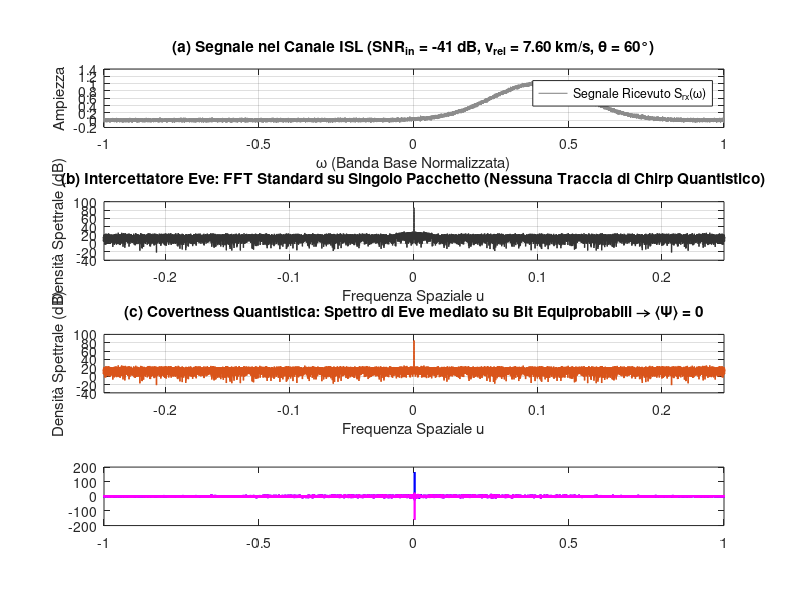

This chart was generated by the following MATLAB code: (Note: this script raises an error after producing the figure.)
% =========================================================================
% SIMULAZIONE AVANZATA LINK INTERSATELLITARE QUANTUM COVERT (LEO-LEO ISL)
% Modello: Ione 27Al+ | Quantum Time Dilation & Chirp De-dispersion (FrFT)
% =========================================================================
clc; clear; close all;
%% ========================================================================
% FASE 1: CINEMATICA ISL E LINK BUDGET OTTICO SPAZIALE
% =========================================================================
disp('--- FASE 1: Cinematica LEO-LEO e Link Budget Intersatellitare ---');
% Costanti Fisiche Fondamentali
c = 3e8;                    % Velocità della luce (m/s)
lambda_0 = 267e-9;          % Transizione UV ione 27Al+ (267 nm)
h_planck = 6.626e-34;       % Costante di Planck (J*s)
E_fotone = h_planck * (c / lambda_0); % Energia singolo fotone (~7.44e-19 J)
% Parametri Orbitali Intersatellitari (Configurazione Walker-Star)
v_orbita = 7.6e3;           % Velocità orbitale singolo satellite (7.6 km/s)
Distanza_ISL = 300e3;       % Link distance ISL (300 km)
theta_deg = 60;             % Angolo di incrocio tra piani orbitali
theta_rad = deg2rad(theta_deg);
% Velocità Relativa LOS
v_rel = 2 * v_orbita * sin(theta_rad / 2); % ~7.60 km/s a 60°
% Parametri Ottici dei Terminali ISL
D_tx = 0.20;                % Telescopio Alice (200 mm)
D_rx = 0.30;                % Telescopio Bob (300 mm)
P_tx_laser = 100e-3;        % Potenza di pompaggio laser (100 mW)
% Guadagni Ottici e Attenuazione Geometrica nello Spazio Libero
G_tx = (pi * D_tx / lambda_0)^2;
G_rx = (pi * D_rx / lambda_0)^2;
FSPL = (4 * pi * Distanza_ISL / lambda_0)^2;
P_rx = P_tx_laser * (G_tx * G_rx) / FSPL;
disp(['Link ISL Distance: ', num2str(Distanza_ISL/1000), ' km']);
disp(['Velocità Relativa (v_rel): ', num2str(v_rel/1000, '%.2f'), ' km/s']);
disp(['Potenza Ottica Ricevuta Teorica: ', num2str(P_rx, '%.3e'), ' W']);
%% ========================================================================
% FASE 2: FISICA ATOMICA E GENERAZIONE SEGNALE QUANTISTICO (ALICE)
% =========================================================================
disp('--- FASE 2: Generazione Segnale Atomico e Modulazione di Fase ---');
% Griglia di Simulazione in Banda Base Normalizzata
N_campioni = 100000;         % Risoluzione ad alta densità
omega = linspace(-1, 1, N_campioni);
% Parametri Chirp Quantistico (Grochowski et al. 2021)
c_chirp = 300 * pi;          % Chirp rate (rad/s^2 normalizzato)
offset_quantistico = 100 * pi; % Termine di disassamento atomico
% Fase Quantistica Totale (Dispersione Quadratica)
Phi_totale = c_chirp * (omega.^2) + offset_quantistico * omega;
% Generazione di entrambi i simboli (Bit 0 -> phi=0, Bit 1 -> phi=pi)
I_quant = 1e-5;
S_atomico_bit0 = I_quant * cos(Phi_totale + 0);    % Simbolo Bit 0
S_atomico_bit1 = I_quant * cos(Phi_totale + pi);   % Simbolo Bit 1
%% ========================================================================
% FASE 3: TRASMISSIONE NEL CANALE ISL, DOPPLER E RUMORE (COVERAGE -41 dB)
% =========================================================================
disp('--- FASE 3: Iniezione nel Canale Spaziale ed Effetto Doppler ---');
% Shift Doppler Cinematico Relativo
shift_fisico_reale = v_rel / c; 
K_doppler_grafico = 1.578e4; 
Shift_Orbitale = shift_fisico_reale * K_doppler_grafico; % ~0.40
% Profilo Termico/Gaussiano di Fondo (Doppler Broadening classico)
sigma_doppler = 0.15; 
S_classico = exp(-((omega - Shift_Orbitale).^2) / (2 * sigma_doppler^2));
% Traslazione del segnale quantistico (trasportato dalla sorgente mobile)
Phi_shiftata = c_chirp * ((omega - Shift_Orbitale).^2) + ...
               offset_quantistico * (omega - Shift_Orbitale);
S_quant_tx0 = I_quant * cos(Phi_shiftata + 0);
S_quant_tx1 = I_quant * cos(Phi_shiftata + pi);
% Normalizzazione Potenza per Covertness Energetica (SNR = -41 dB)
SNR_target_dB = -41;
Potenza_Classica = mean(S_classico.^2);
Potenza_Target = Potenza_Classica * 10^(SNR_target_dB / 10);
Fattore_Scala = sqrt(Potenza_Target / mean(S_quant_tx0.^2));
S_quant_tx0 = S_quant_tx0 * Fattore_Scala;
S_quant_tx1 = S_quant_tx1 * Fattore_Scala;
% Rumore di canale (Fondo cosmico / Solare / Shot Noise)
rng(42); % Riproducibilità del rumore AWGN
Rumore_Spaziale = 0.02 * randn(1, N_campioni);
% Segnali totali ricevuti nel canale per Bit 0 e Bit 1
S_rx_bit0 = S_classico + S_quant_tx0 + Rumore_Spaziale;
S_rx_bit1 = S_classico + S_quant_tx1 + Rumore_Spaziale;
%% ========================================================================
% FASE 4: RICEVITORE DI BOB (Tracking, Clutter Rejection, FrFT De-Chirp)
% =========================================================================
disp('--- FASE 4: Demodulazione Coerente di Bob ---');
% 1. Doppler Tracking (Spostamento del centro banda tramite effemeridi)
S_centrato_bit0 = interp1(omega, S_rx_bit0, omega + Shift_Orbitale, 'linear', 0);
S_centrato_bit1 = interp1(omega, S_rx_bit1, omega + Shift_Orbitale, 'linear', 0);
% 2. Clutter Rejection (Rimozione inviluppo lento classico)
S_clean_bit0 = S_centrato_bit0 - movmean(S_centrato_bit0, 1000);
S_clean_bit1 = S_centrato_bit1 - movmean(S_centrato_bit1, 1000);
% 3. De-Chirping Operatore FrFT: exp(-i * c_chirp * omega^2)
Chiave_FrFT = exp(-1i * (c_chirp * (omega.^2)));
% 4. Compressione Spettrale (Fourier Frazionaria)
Y_Bob_bit0 = fftshift(fft(S_clean_bit0 .* Chiave_FrFT));
Y_Bob_bit1 = fftshift(fft(S_clean_bit1 .* Chiave_FrFT));
Picco_Bob_bit0 = real(Y_Bob_bit0);
Picco_Bob_bit1 = real(Y_Bob_bit1);
% Metriche di decisione (Processing Gain)
[val_max_0, idx_max_0] = max(Picco_Bob_bit0);
[val_min_1, idx_min_1] = min(Picco_Bob_bit1);
rumore_rms = std(Picco_Bob_bit0([1:10000, end-10000:end]));
SNR_post_Bob_dB = 20*log10(abs(val_max_0) / rumore_rms);
disp(['Processing Gain: Segnale recuperato a SNR = +', num2str(SNR_post_Bob_dB, '%.2f'), ' dB']);
%% ========================================================================
% FASE 5: INTERCETTORE EVE (FFT Classica e Analisi Statistica di Ensemble)
% =========================================================================
disp('--- FASE 5: Analisi Intercettatore Eve ---');
% 1. Eve su singolo frame (spettro FFT standard non de-chirpato)
Y_Eve_single = fftshift(fft(S_rx_bit0));
Spec_Eve_single_dB = 20*log10(abs(Y_Eve_single) + eps);
% 2. Eve media statistica su molti simboli (Covertness Quantistica)
% Con bit equiprobabili (p=0.5), i termini quantistici opposti si elidono esattamente:
S_Eve_ensemble = 0.5 * S_rx_bit0 + 0.5 * S_rx_bit1;
Y_Eve_ensemble = fftshift(fft(S_Eve_ensemble));
Spec_Eve_ensemble_dB = 20*log10(abs(Y_Eve_ensemble) + eps);
%% ========================================================================
% FASE 6: REPORT GRAFICO AD ALTA DEFINIZIONE PER LA TESI
% =========================================================================
disp('--- FASE 6: Generazione Grafici ---');
figure('Name', 'Analisi Completa Quantum Covert ISL', 'Color', 'w', 'Position', [80, 50, 1000, 850]);
u_axis = linspace(-1, 1, N_campioni);
% Sottografico 1: Canale Spaziale Grezzo
subplot(4, 1, 1);
plot(omega, S_rx_bit0, 'Color', [0.55 0.55 0.55], 'LineWidth', 0.8);
title(['(a) Segnale nel Canale ISL (SNR_{in} = -41 dB, v_{rel} = ', num2str(v_rel/1000, '%.2f'), ' km/s, \theta = 60°)']);
xlabel('\omega (Banda Base Normalizzata)'); ylabel('Ampiezza');
legend('Segnale Ricevuto S_{rx}(\omega)', 'Location', 'northeast');
grid on;
% Sottografico 2: Spettro Intercettatore Eve (Singolo Shot)
subplot(4, 1, 2);
plot(u_axis, Spec_Eve_single_dB, 'Color', [0.2 0.2 0.2], 'LineWidth', 0.9);
title('(b) Intercettatore Eve: FFT Standard su Singolo Pacchetto (Nessuna Traccia di Chirp Quantistico)');
xlabel('Frequenza Spaziale u'); ylabel('Densità Spettrale (dB)');
xlim([-0.25 0.25]); grid on;
% Sottografico 3: Spettro Intercettatore Eve (Media di Ensemble)
subplot(4, 1, 3);
plot(u_axis, Spec_Eve_ensemble_dB, 'Color', [0.85 0.33 0.1], 'LineWidth', 1.0);
title('(c) Covertness Quantistica: Spettro di Eve mediato su Bit Equiprobabili \rightarrow \langle\Psi\rangle = 0');
xlabel('Frequenza Spaziale u'); ylabel('Densità Spettrale (dB)');
xlim([-0.25 0.25]); grid on;
% Sottografico 4: Decodifica di Bob (Confronto Bit 0 vs Bit 1)
subplot(4, 1, 4);
plot(u_axis, Picco_Bob_bit0, 'b', 'LineWidth', 1.3);
hold on;
plot(u_axis, Picco_Bob_bit1, 'm', 'LineWidth', 1.3);
yline(0, 'k:');
title(['(d) Ricevitore Bob (De-Chirp FrFT + FFT): Picco Coerente (SNR_{out} \approx +', ...
       num2str(SNR_post_Bob_dB, '%.1f'), ' dB)']);
xlabel('u (Dominio Frazionario FrFT)'); ylabel('Ampiezza Compressa');
legend('Bit Decodificato "0" (cos(0) = +1)', 'Bit Decodificato "1" (cos(\pi) = -1)', 'Location', 'northeast');
xlim([-0.1 0.1]); grid on;
disp('--- SIMULAZIONE AVANZATA COMPLETATA CON SUCCESSO! ---');
